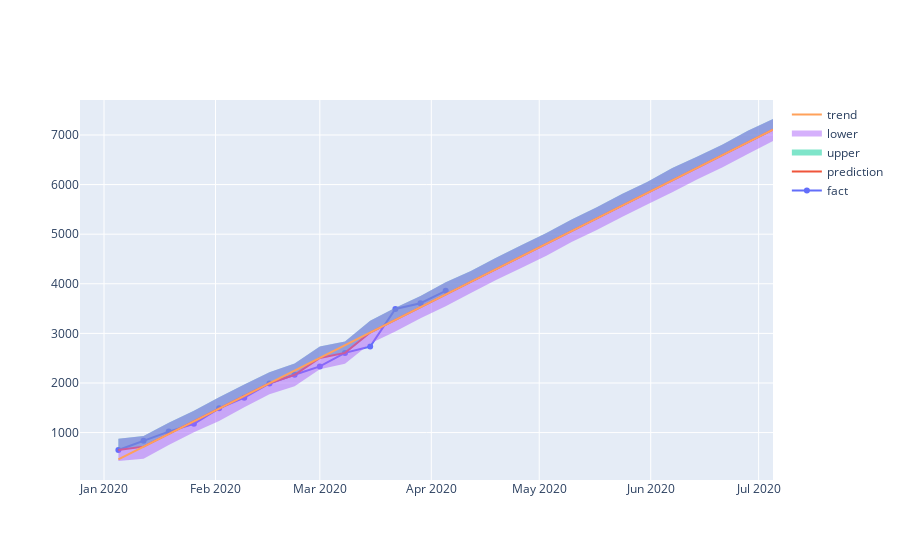

Write notebook code for a chart like this one.
### Markdown cell above
Итак, fbprophet построил нам наш прогноз по линейной зависимости. Также необходимо отметить влияние праздников: 8 марта и 23 февраля отрицательно влияют на число заказов, причем 8ое марта сильнее - заказов в эти дни меньше, а новогодние праздники - положительно. Непосредственно на нашем прогнозе это никак не сказывается, но может быть полезным в будущем. В реальности рост числа заказов скорее всего не будет линейным (или будет ~ таковым только ограниченное время)(??)

### Code cell
# Напоследок визуализируем наш прогноз с границами :

from plotly.offline import download_plotlyjs, init_notebook_mode, plot, iplot
import plotly.graph_objs as go
init_notebook_mode(connected = True)

iplot([
    go.Scatter(x=data['ds'], y=data['y'], name='fact'),
    go.Scatter(x=forecast['ds'], y=forecast['yhat'], name='prediction'),
    go.Scatter(x=forecast['ds'], y=forecast['yhat_upper'], fill='tonexty', mode='none', name='upper'),
    go.Scatter(x=forecast['ds'], y=forecast['yhat_lower'], fill='tonexty', mode='none', name='lower'),
    go.Scatter(x=forecast['ds'], y=forecast['trend'], name='trend')
])
